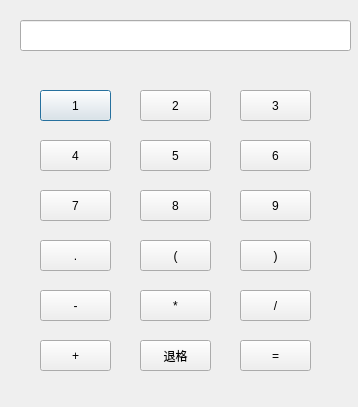
<?xml version="1.0" encoding="UTF-8"?>
<ui version="4.0">
 <class>Dialog</class>
 <widget class="QDialog" name="Dialog">
  <property name="geometry">
   <rect>
    <x>0</x>
    <y>0</y>
    <width>358</width>
    <height>407</height>
   </rect>
  </property>
  <property name="windowTitle">
   <string>Dialog</string>
  </property>
  <widget class="QLineEdit" name="lineEdit">
   <property name="geometry">
    <rect>
     <x>20</x>
     <y>20</y>
     <width>331</width>
     <height>31</height>
    </rect>
   </property>
  </widget>
  <widget class="QPushButton" name="pushButton">
   <property name="geometry">
    <rect>
     <x>40</x>
     <y>90</y>
     <width>71</width>
     <height>31</height>
    </rect>
   </property>
   <property name="text">
    <string>1</string>
   </property>
  </widget>
  <widget class="QPushButton" name="pushButton_2">
   <property name="geometry">
    <rect>
     <x>140</x>
     <y>90</y>
     <width>71</width>
     <height>31</height>
    </rect>
   </property>
   <property name="text">
    <string>2</string>
   </property>
  </widget>
  <widget class="QPushButton" name="pushButton_3">
   <property name="geometry">
    <rect>
     <x>240</x>
     <y>90</y>
     <width>71</width>
     <height>31</height>
    </rect>
   </property>
   <property name="text">
    <string>3</string>
   </property>
  </widget>
  <widget class="QPushButton" name="pushButton_4">
   <property name="geometry">
    <rect>
     <x>140</x>
     <y>140</y>
     <width>71</width>
     <height>31</height>
    </rect>
   </property>
   <property name="text">
    <string>5</string>
   </property>
  </widget>
  <widget class="QPushButton" name="pushButton_5">
   <property name="geometry">
    <rect>
     <x>240</x>
     <y>140</y>
     <width>71</width>
     <height>31</height>
    </rect>
   </property>
   <property name="text">
    <string>6</string>
   </property>
  </widget>
  <widget class="QPushButton" name="pushButton_6">
   <property name="geometry">
    <rect>
     <x>40</x>
     <y>140</y>
     <width>71</width>
     <height>31</height>
    </rect>
   </property>
   <property name="text">
    <string>4</string>
   </property>
  </widget>
  <widget class="QPushButton" name="pushButton_7">
   <property name="geometry">
    <rect>
     <x>140</x>
     <y>190</y>
     <width>71</width>
     <height>31</height>
    </rect>
   </property>
   <property name="text">
    <string>8</string>
   </property>
  </widget>
  <widget class="QPushButton" name="pushButton_8">
   <property name="geometry">
    <rect>
     <x>240</x>
     <y>190</y>
     <width>71</width>
     <height>31</height>
    </rect>
   </property>
   <property name="text">
    <string>9</string>
   </property>
  </widget>
  <widget class="QPushButton" name="pushButton_9">
   <property name="geometry">
    <rect>
     <x>40</x>
     <y>190</y>
     <width>71</width>
     <height>31</height>
    </rect>
   </property>
   <property name="text">
    <string>7</string>
   </property>
  </widget>
  <widget class="QPushButton" name="pushButton_10">
   <property name="geometry">
    <rect>
     <x>140</x>
     <y>240</y>
     <width>71</width>
     <height>31</height>
    </rect>
   </property>
   <property name="text">
    <string>(</string>
   </property>
  </widget>
  <widget class="QPushButton" name="pushButton_11">
   <property name="geometry">
    <rect>
     <x>40</x>
     <y>340</y>
     <width>71</width>
     <height>31</height>
    </rect>
   </property>
   <property name="text">
    <string>+</string>
   </property>
  </widget>
  <widget class="QPushButton" name="pushButton_12">
   <property name="geometry">
    <rect>
     <x>40</x>
     <y>240</y>
     <width>71</width>
     <height>31</height>
    </rect>
   </property>
   <property name="text">
    <string>.</string>
   </property>
  </widget>
  <widget class="QPushButton" name="pushButton_13">
   <property name="geometry">
    <rect>
     <x>40</x>
     <y>290</y>
     <width>71</width>
     <height>31</height>
    </rect>
   </property>
   <property name="text">
    <string>-</string>
   </property>
  </widget>
  <widget class="QPushButton" name="pushButton_14">
   <property name="geometry">
    <rect>
     <x>140</x>
     <y>290</y>
     <width>71</width>
     <height>31</height>
    </rect>
   </property>
   <property name="text">
    <string>*</string>
   </property>
  </widget>
  <widget class="QPushButton" name="pushButton_15">
   <property name="geometry">
    <rect>
     <x>240</x>
     <y>290</y>
     <width>71</width>
     <height>31</height>
    </rect>
   </property>
   <property name="text">
    <string>/</string>
   </property>
  </widget>
  <widget class="QPushButton" name="pushButton_16">
   <property name="geometry">
    <rect>
     <x>240</x>
     <y>340</y>
     <width>71</width>
     <height>31</height>
    </rect>
   </property>
   <property name="text">
    <string>=</string>
   </property>
  </widget>
  <widget class="QPushButton" name="pushButton_17">
   <property name="geometry">
    <rect>
     <x>240</x>
     <y>240</y>
     <width>71</width>
     <height>31</height>
    </rect>
   </property>
   <property name="text">
    <string>)</string>
   </property>
  </widget>
  <widget class="QPushButton" name="pushButton_18">
   <property name="geometry">
    <rect>
     <x>140</x>
     <y>340</y>
     <width>71</width>
     <height>31</height>
    </rect>
   </property>
   <property name="text">
    <string>退格</string>
   </property>
  </widget>
 </widget>
 <layoutdefault spacing="6" margin="11"/>
 <resources/>
 <connections/>
</ui>
